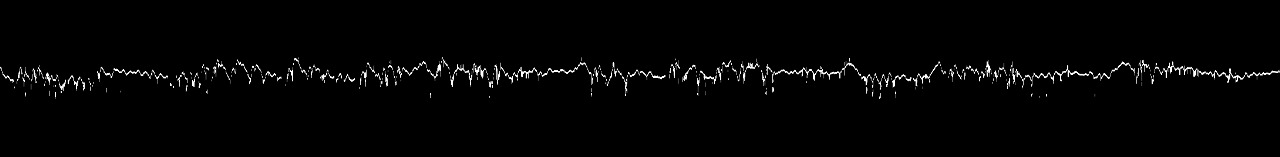
#> input picture test1.jpeg, 1280 x 157 px
$ jupyter execute --allow-errors analyze_data_cam.ipynb   (shell and % lines are left out)
#> lines starting #> are read from the running program, lines starting #| are printed output that depends on the picture
[cell 1]
from ipywidgets import interact
import ipywidgets as widgets
import pandas as pd
import matplotlib.pyplot as plt
import numpy as np
import os,glob, socket
import tifffile as tif
import sympy as sp
import pickle
import time
ck = plt.rcParams['axes.prop_cycle'].by_key()['color']
mk = ['s','o','>','D','*','v','^']

[cell 2]
# [6 lines left out: function veloc_tunel, not called in this run]

class camfast:
    # [51 lines left out: functions __init__, flex_rig, not called in this run]

[cell 3]
lista_files = np.sort(glob.glob('fastcam_objs/*.pickle'))
fastcam_objs = []
fastcam_objs_0 = []
D = 50e-3
for i, filei in enumerate(lista_files[:]):
    file_aux = open(filei, 'rb')
    A = pickle.load(file_aux)
    A.th = np.round(float(filei.split('_t')[-1][:3])*1e-6,6)
    A.L = np.round(float(filei.split('_L')[-1][:3])/100*D,4)
    A.deltaV = float(filei.split('_v')[-1].split('_')[0])
    A.veloc = veloc_tunel(A.deltaV )
    A.drag_i = []
    A.label_drag_i = []
    A.file_caso = filei
    nombre_csv_drag = f'medidas/back/Dshape_e{int(np.round(A.th*1e6,2)):02d}_L{int(np.round(A.L/D*100,3)):03d}_deltaV{int(A.deltaV):01d}*'
    nombre_csv_drag_0 = f'medidas/back/Dshape_e{int(np.round(A.th*1e6,2)):02d}_L{int(np.round(A.L/D*100,3)):03d}_deltaV{int(0):01d}*'
    lista_files_drag = glob.glob(nombre_csv_drag)
    lista_files_drag_0 = glob.glob(nombre_csv_drag_0)
    time_drag_0 = np.array([os.path.getmtime(filei) for filei in  lista_files_drag_0])
    for j,file_drag_j in enumerate(lista_files_drag):
        index_file_drag_0 = np.argmin(np.abs(os.path.getmtime(file_drag_j) - time_drag_0))
        aux = pd.read_csv(file_drag_j,header=None)
        aux0 = pd.read_csv(lista_files_drag_0[index_file_drag_0],header=None)
        A.drag_i.append(aux.iloc[:,3].to_numpy()-aux0.iloc[:,3].mean())
        A.label_drag_i.append((file_drag_j,lista_files_drag_0[index_file_drag_0]))
        #if j==1:
        #    raise ValueError()
        #print(index_file_drag_0)
    A.drag_i_mean = []
    for drag_i in A.drag_i:
        A.drag_i_mean.append(drag_i.mean())
    A.flex_rig()
    nombre_csv_cam = f'output_fastcam/t{int(np.round(A.th*1e6,2)):03d}L{int(np.round(A.L/D*100,3)):03d}v{int(A.deltaV):01d}*'
    lista_files_cam = glob.glob(nombre_csv_cam)
    A.coords_cam = []
    A.deltay = []
    A.files_cam = []
    for j,file_cam_j in enumerate(lista_files_cam):
        aux2 = pd.read_csv(file_cam_j)#,header=None)
        A.coords_cam.append(aux2.to_numpy())
        A.files_cam.append(file_cam_j)
    # [5 lines of commented-out code are left out]


    if A.deltaV != 0:
        fastcam_objs.append(A)
    else:
        fastcam_objs_0.append(A)
    #fastcam_objs.append(A)
    file_aux.close()

    #if i==1:raise ValueError()

#> (a cell that did not finish here is left out)

#> (a cell that did not finish here is left out)

#> (a cell that did not finish here is left out)

#> (a cell that did not finish here is left out)

#> (a cell that did not finish here is left out)

#> (a cell that did not finish here is left out)

#> (a cell that did not finish here is left out)

#> (a cell that did not finish here is left out)

[cell 12]
fig,ax = plt.subplots()
#> (the rest of this cell did not finish here and is left out)

[cell 13]
index_th50 = np.nonzero(np.array([A.th for A in fastcam_objs])==50e-6)[0]

Lengths = np.arange(0.75,1.75,0.25)
fig,ax = plt.subplots()
ij = 0
for i,index_i  in enumerate(index_th50):
    caso_cam = fastcam_objs[index_i]
    for j,Li in enumerate(Lengths[:]):
        if np.round(caso_cam.L/D,4)==Li:
            for k,dragi in enumerate(caso_cam.drag_i_mean):
                lin, = ax.plot(caso_cam.veloc,dragi/caso_cam.veloc**2,marker= mk[j],color=ck[j],fillstyle='none',markersize=10)
                #ax.text(caso_cam.veloc,dragi/caso_cam.veloc**2,f'$\\delta={caso_cam.deltay[0][1]:.0f}$',color=lin.get_color())
                #ax.text(caso_cam.veloc,dragi/caso_cam.veloc**2,f'$\\delta={caso_cam.deltay[0][0]:.0f}$',color='k')
                #ax.text(caso_cam.veloc+.1,dragi/caso_cam.veloc**2,f'$\\delta={caso_cam.deltay[0][1]:.0f}$',color=lin.get_color())
                ij += 1
                if ij == 20:
                    print(caso_cam.label_drag_i)
                    ax.plot(caso_cam.veloc,dragi/caso_cam.veloc**2,marker= mk[j],color='k',markersize=10)

ax.grid()

[cell 14]
fig,ax = plt.subplots()
#> (the rest of this cell did not finish here and is left out)

#> (a cell that did not finish here is left out)

[cell 16]
index_th75 = np.nonzero(np.array([A.th for A in fastcam_objs])==75e-6)[0]


Lengths = np.arange(0.75,1.75,0.25)

fig,ax = plt.subplots()
for i,index_i  in enumerate(index_th75):
    caso_cam = fastcam_objs[index_i]
    for j,Li in enumerate(Lengths):
        if np.round(caso_cam.L/D,4)==Li:
            for dragi in caso_cam.drag_i_mean:
                ax.plot(caso_cam.veloc,dragi/caso_cam.veloc**2,'o',color=ck[j])

#> (a cell that did not finish here is left out)

[cell 18]
im = plt.imread('test1.jpeg')
#> im is the input picture: shape (157, 1280, 3); min 0, max 255, mean 4.4
fig,ax = plt.subplots()
#ax.imshow(im)
IM = np.abs(np.fft.fft(im)).sum(0).sum(1)
#> IM = 1280 values, max 9711 at index 866, min 21 at index 172, mean 2059.3

ax.semilogy(IM)
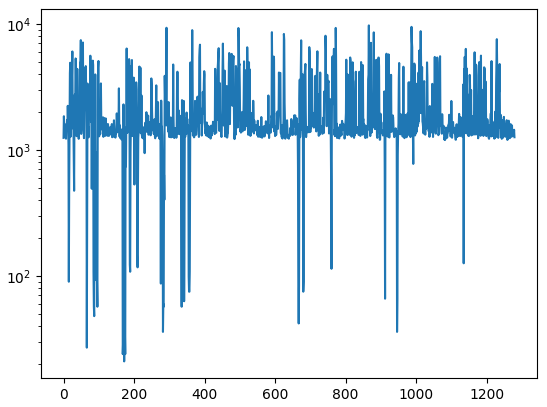
#> figure drawn by matplotlib, 1 panel; curve peaks at x = 866, y = 9711
